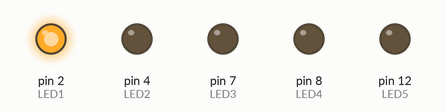
Recording of a sketch running on a simulated Arduino Uno, built with avr-gcc and run on an emulated ATmega328P. Parts: output pins drawn as LEDs (lit = HIGH).

Above: at 0.3 s.
At 2.3 s:
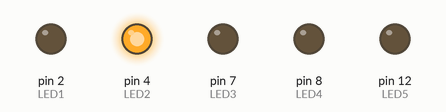
At 4.82 s:
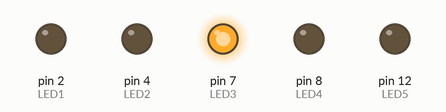
At 5.9 s:
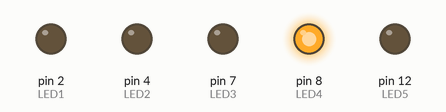
At 7.1 s:
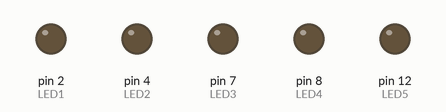
At 8.26 s:
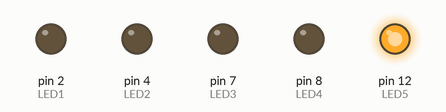
Timing chart, 0 to 11.7 s (numbered marks = the images above):
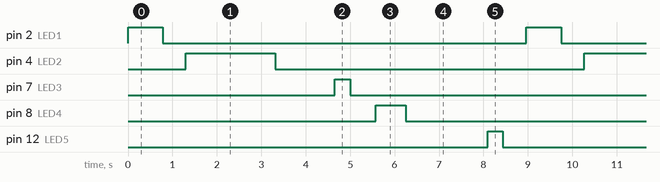

Measured:
- by itself, pin 2 (LED1): alternates HIGH for 0.78 s and LOW for 8.2 s
- by itself, pin 4 (LED2): alternates HIGH for 2.0 s and LOW for 7.0 s
- by itself, pin 7 (LED3), pin 12 (LED5): alternates HIGH for 0.34 s and LOW for 8.6 s
- by itself, pin 8 (LED4): alternates HIGH for 0.68 s and LOW for 8.3 s

The sketch:

LED_BLINK.ino
```cpp
  int LED1=2;
  int LED2=4;
  int LED3=7;
  int LED4=8;
  int LED5 =12;

void setup() {


  pinMode(LED1, OUTPUT);
  pinMode(LED2,OUTPUT);
  pinMode(LED3, OUTPUT);
  pinMode(LED4,OUTPUT);
  pinMode(LED5,OUTPUT);
}

void loop() {

  yellow1();
  blue();
  yellow2();
  green();
  red();


}
void yellow1()
 {
  digitalWrite(LED1, HIGH);
  delay(781);
  digitalWrite(LED1, LOW);
  delay(515);
 }
void blue()
{
  digitalWrite(LED2, HIGH);
  delay(2014);
  digitalWrite(LED2, LOW);
  delay(1348);

 }
void yellow2()
{
  digitalWrite(LED3, HIGH);
  delay(343);
  digitalWrite(LED3, LOW);
  delay(573);
}

void green()
{
  digitalWrite(LED4, HIGH);
  delay(678);
  digitalWrite(LED4, LOW);
  delay(1839);
}

void red()
{
  digitalWrite(LED5, HIGH);
  delay(342);
  digitalWrite(LED5, LOW);
  delay(534);
}
```
